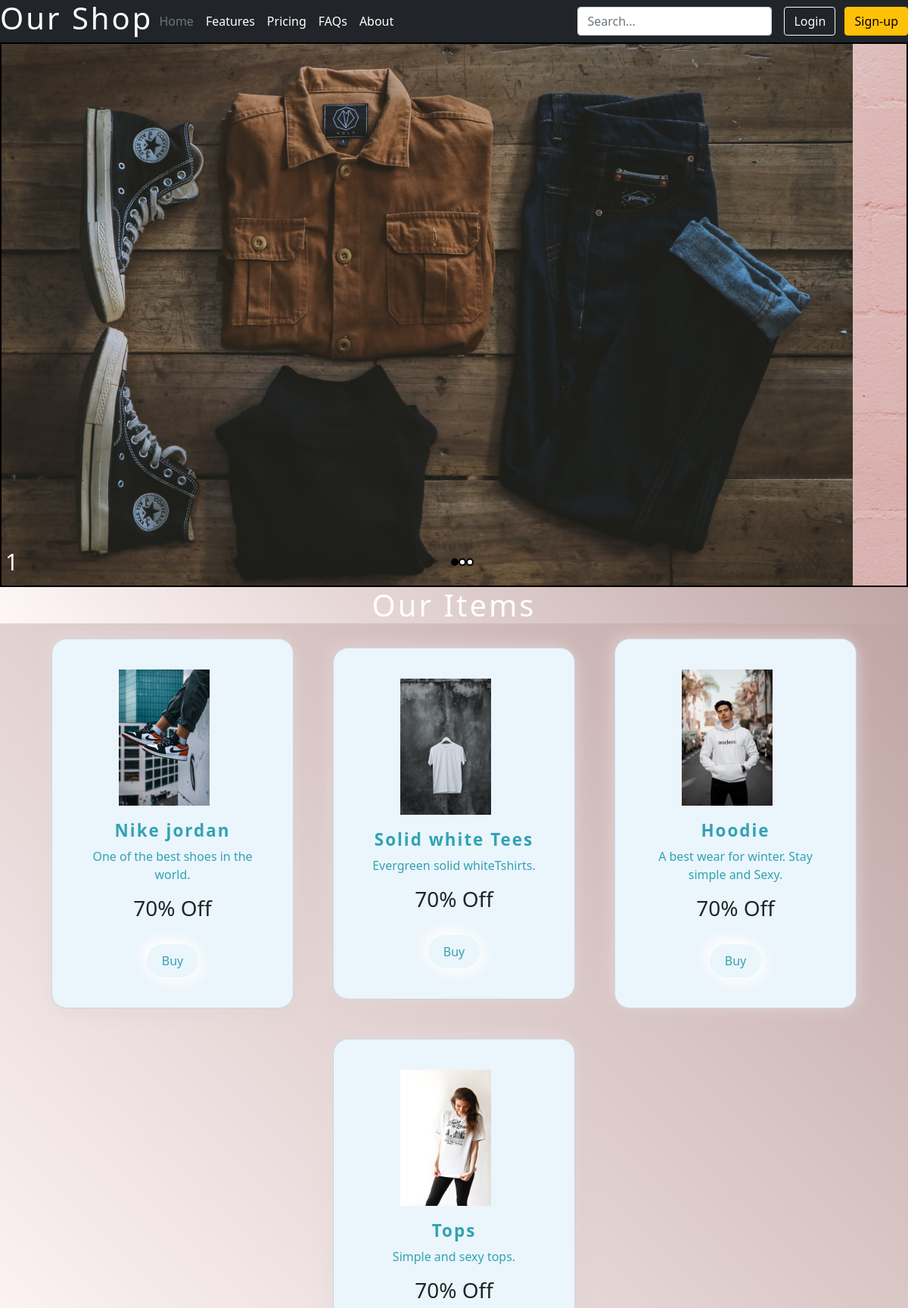
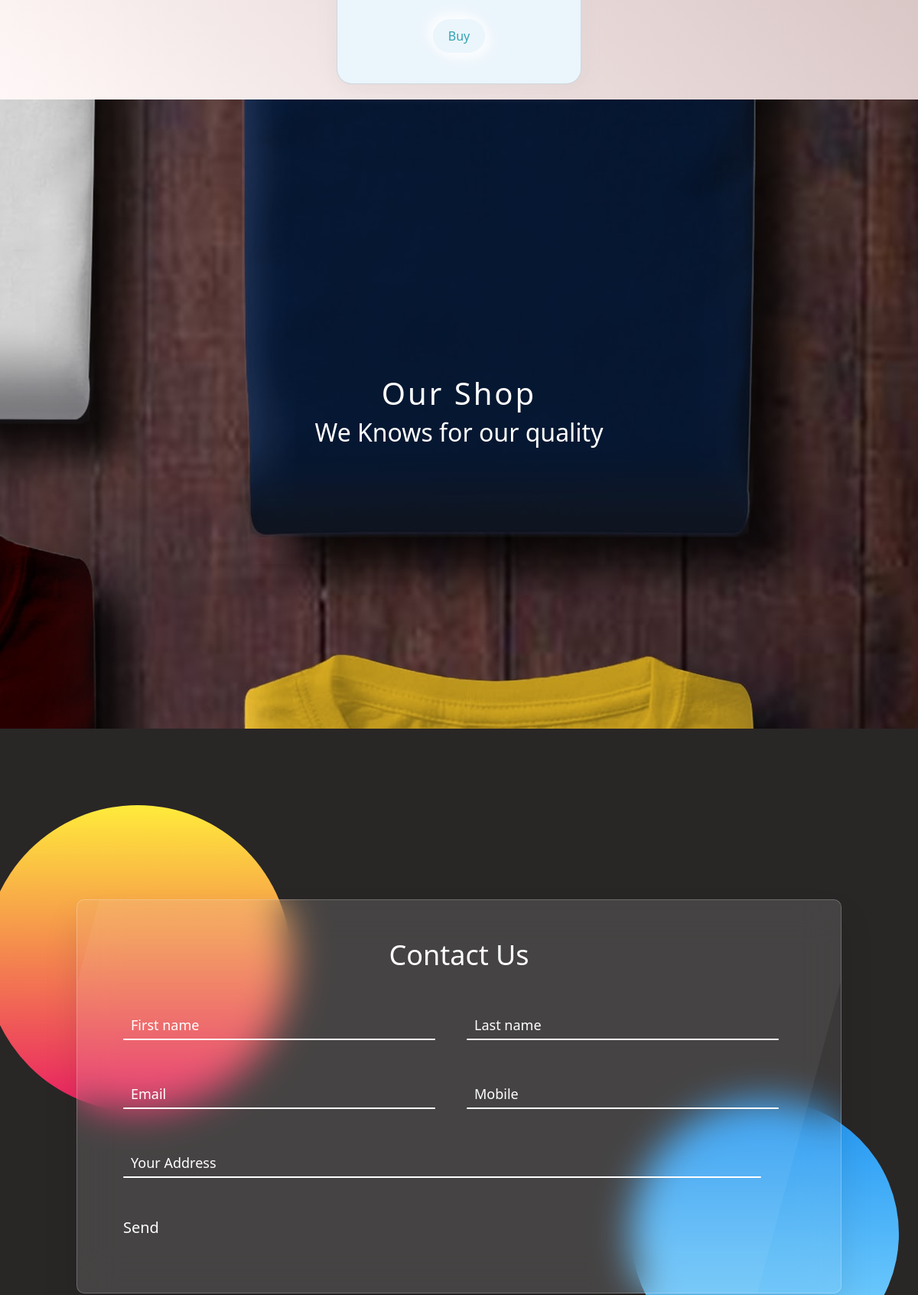
The page / (upper part) on the database its author committed (2 pictures, top to bottom).
### shopapp/models.py (models this page shows)
class Products(models.Model):
    name = models.CharField(max_length=200)
    image = models.ImageField()
    description = models.TextField()

### shopapp/views.py (the view)
# urls.py: path('',views.indo),
def indo(request):
    allpost = Products.objects.all()
    params = {'allpost':allpost}
    return render(request,'index.html',params)

### templates/index.html (shortened to what this page needs)
{% load static %}
<!DOCTYPE html>
<html lang="en">
<head>
    <link rel="stylesheet" href={% static '/css/style.css' %}>
    <link rel="stylesheet" href="https://cdnjs.cloudflare.com/ajax/libs/font-awesome/4.7.0/css/font-awesome.min.css">
    <link rel="stylesheet" href="https://cdnjs.cloudflare.com/ajax/libs/font-awesome/4.7.0/css/font-awesome.min.css">
    <link href="https://cdn.jsdelivr.net/npm/bootstrap@5.1.1/dist/css/bootstrap.min.css" rel="stylesheet"
>
    <link href="https://unpkg.com/aos@2.3.1/dist/aos.css" rel="stylesheet">
</head>
<body>
    <header class="bg-dark text-white" data-aos="fade-in-down">
        <div class="d-flex flex-wrap align-items-center justify-content-center justify-content-lg-start">
            <a href="/" class="d-flex align-items-center mb-2 mb-lg-0 text-white text-decoration-none">
                <H1>Our Shop</H1>
            </a>
            <ul class="nav col-12 col-lg-auto me-lg-auto mb-2 justify-content-center mb-md-0">
                <li><a href="#" class="nav-link px-2 text-secondary">Home</a></li>
                <li><a href="#" class="nav-link px-2 text-white">Features</a></li>
                <li><a href="#" class="nav-link px-2 text-white">Pricing</a></li>
                <li><a href="#" class="nav-link px-2 text-white">FAQs</a></li>
                <li><a href="#" class="nav-link px-2 text-white">About</a></li>
            </ul>
            <form class="col-12 col-lg-auto mb-3 mb-lg-0 me-lg-3">
                <input type="search" class="form-control form-control-dark" placeholder="Search..." aria-label="Search">
            </form>
            <div class="text-end">
                <button type="button" class="btn btn-outline-light me-2">Login</button>
                <button type="button" class="btn btn-warning">Sign-up</button>
            </div>
        </div>
    </header>
    <div class="slider">
        <div id="slides">
            <img src={% static 'images/f.jpg' %} alt="">
            <img src={% static 'images/g.jpg' %} alt="">
        </div>
        <div class="slideset">
            <div class="slidesnumber" id="slidenum">
                1
            </div>
            <div class="indicators">
                <span id="btn1" class="active"></span>
                <span id="btn2"></span>
                <span id="btn3"></span>
            </div>
        </div>
    </div>
    <h1 class="Products">Our Items</h1>
    <div class="shopcards">
        <div class="container">
            {% for post in allpost %}
            <div class="card">
                <div class="imgBx">
                    <img src={{ post.image }} alt="" srcset="">
                </div>
                <div class="contentBx">
                    <h2>{{ post.name }}</h2>
                    <p>{{ post.description }}<br>
                    <h3>70% Off</h3>
                    </p>
                    <a href="#"><span>Buy</span></a>
                </div>
            </div>
            {% endfor %}
        </div>
    </div>
    <section class="parallax">
        <div class="parallax-inner">
            <h1>Our Shop</h1>
            <h2 style="text-align: center; color: white;">We Knows for our quality</h2>
        </div>
    </section>
    <sectionf>
        <div class="containerf">
            <h2>Contact Us</h2>
            <div class="row100">
                <div class="col">
                    <div class="inputBox">
                        <input type="text" name="" required="required">
                        <span class="text">First name</span>
                        <span class="linef"></span>
                    </div>
                </div>
                <div class="col">
                    <div class="inputBox">
                        <input type="text" name="" required="required">
                        <span class="text">Last name</span>
                        <span class="linef"></span>
                    </div>
                </div>
            </div>
            <div class="row100">
                <div class="col">
                    <div class="inputBox">
                        <input type="text" name="" required="required">
                        <span class="text">Email</span>
                        <span class="linef"></span>
                    </div>
                </div>
                <div class="col">
                    <div class="inputBox">
                        <input type="text" name="" required="required">
                        <span class="text">Mobile</span>
                        <span class="linef"></span>
                    </div>
                </div>
            </div>
            <div class="row100">
                <div class="col">
                    <div class="inputBox textarea">
                        <input type="text" required='required'>
                        <span class="text">Your Address</span>
                        <span class="linef"></span>
                    </div>
                </div>
            </div>
            <div class="row100">
                <div class="col">
                    <input type="submit" value="Send" id="submit"
                        style="background: transparent; color: white; font-size: 20px; outline: none; border: none; cursor: pointer;">
                </div>
            </div>
        </div>
    </sectionf>
</body>
</html>

### static/css/style.css (style rules this page uses)
* { margin: 0%; padding: 0%; }
body { background-color: black; overflow-y: scroll; overflow-x: hidden; }
header { animation: fadein 2s; z-index: 1000; top: 0; }
.slider { position: relative; border: 2px solid black; height: 90vh; width: 100%; margin: auto; overflow: hidden; }
#slides { display: inline-flex; height: 100%; width: 100%; transition: 0.7s; }
#slides img { width: 100%; }
.slideset { width: 100%; display: flex; position: relative; justify-content: space-between; top: -60px; margin: auto; }
.slidesnumber { color: white; font-size: 30px; margin-left: 5px; }
.indicators { position: relative; display: flex; margin: auto; }
.indicators span { display: inline-flex; flex-direction: row; background: white; border: 2px solid black; height: 10px; width: 10px; border-radius: 50%; cursor: pointer; }
.active { background: black !important; }
.Products { background: linear-gradient( 45deg, #fff7f7, #c0a6a5); color: white; position: relative; height: 100%; width: 100%; margin:auto; z-index: 100; }
.shopcards { position: relative; background: linear-gradient( 45deg, #fff7f7, #c0a6a5); display: flex; justify-content: center; align-items: center; min-height: 100vh; }
.container { position: relative; display: flex; justify-content: space-around; align-items: center; flex-wrap: wrap; width: 100%; }
.container .card { width: 320px; margin: 20px; padding: 40px; background: #ebf5fc; box-shadow: -6px -6px 20px rgba(231, 220, 220, 0.479), 6px 6px 20px rgba(223, 210, 210, 0.493); border-radius: 20px; }
.container .card .imgBx img { position: relative; left: 3rem; max-width: 120px; }
.container .card .contentBx { position: relative; margin-top: 20px; text-align: center; }
.container .card .contentBx h2 { color: #32a3b1; font-weight: 700; font-size: 1.4em; letter-spacing: 2px; }
.container .card .contentBx p { color: #32a3b1; }
.container .card .contentBx a { display: inline-block; padding: 10px 20px; margin-top: 15px; border-radius: 40px; color: #32a3b1; font-size: 16px; text-decoration: none; box-shadow: -6px -6px 20px rgba(255, 255, 255, 1), 6px 6px 20px rgba(255, 255, 255, 1); }
.parallax { background:url('bg.jpg') repeat fixed 100%; }
.parallax-inner { padding-top: 30%; padding-bottom: 30%; }
h1 { text-align: center; font-size: 500%; color: #fff; letter-spacing:3px ; }
sectionf { display: flex; justify-content: center; align-items: center; min-height: 120vh; padding: 50px; width: 100%; background-color: rgb(41, 38, 38); }
sectionf::before { content: ""; position: absolute; width:400px ; height: 400px; background: linear-gradient(#ffeb3b,#e91e63); border-radius: 50%; transform: translate(-420px,-180px); }
sectionf::after { content: ""; position: absolute; width: 350px ; height: 350px; background: linear-gradient(#2196f3,#83d8ff); border-radius: 50%; transform: translate(400px,180px); }
.containerf { position: relative; z-index: 1000; width: 100%; max-width: 1000px; padding: 50px; background: rgba(225, 225, 225, 0.1); box-shadow: 0 25px 45px rgba(0,0,0,0.1); border:1px solid rgba(255,255,255,0.25); border-right: 1px solid rgba(255,255,255,0.25) ; border-bottom: 1px solid rgba(255,255,255,0.25) ; border-radius: 10px; overflow: hidden; backdrop-filter: blur(25px); }
.containerf::before { content: ''; position: absolute; top: 0; left: -40px; width: 100%; height: 100%; background: rgba(255, 255, 255, 0.05); pointer-events: none; transform: skewX(-15deg); }
.containerf h2 { width: 100%; text-align: center; color: #fff; font-size: 36px;margin-bottom: 20px; }
.containerf .row100 { position: relative; width: 100%; display: grid; grid-template-columns: repeat(auto-fit,minmax(250px,1fr)); }
.containerf .row100 .col { position: relative; width: 100%; padding: 0 10px; margin:30px 0 20px; }
.containerf .row100 .col .inputBox { position: relative; width: 100%; height: 40px; color: #fff; }
.containerf .row100 .col .inputBox input { position: absolute; width: 100%; height: 100%; background: transparent; box-shadow: none; border:none; outline: none; font-size: 15px; padding: 0 10px; z-index: 1; color: #000; }
.containerf .row100 .col .inputBox .text { position: absolute; top: 0; left: 0; line-height: 40px; font-size: 18px; padding: 0 10px; display: block; transition: 0.8s; pointer-events: none; }
.containerf .row100 .col .inputBox .linef { position:absolute; bottom: 0; display: block; width: 95%; height: 2px; background: #fff; transition: 0.5s; border-radius: 2px; pointer-events: none; }

### rows shown on the page
Products: image (picture), name "Nike jordan", description "One of the best shoes in the world."
Products: image (picture), name "Solid white Tees", description "Evergreen solid whiteTshirts."
Products: image (picture), name "Hoodie", description "A best wear for winter. Stay simple and Sexy."
Products: image (picture), name "Tops", description "Simple and sexy tops."
